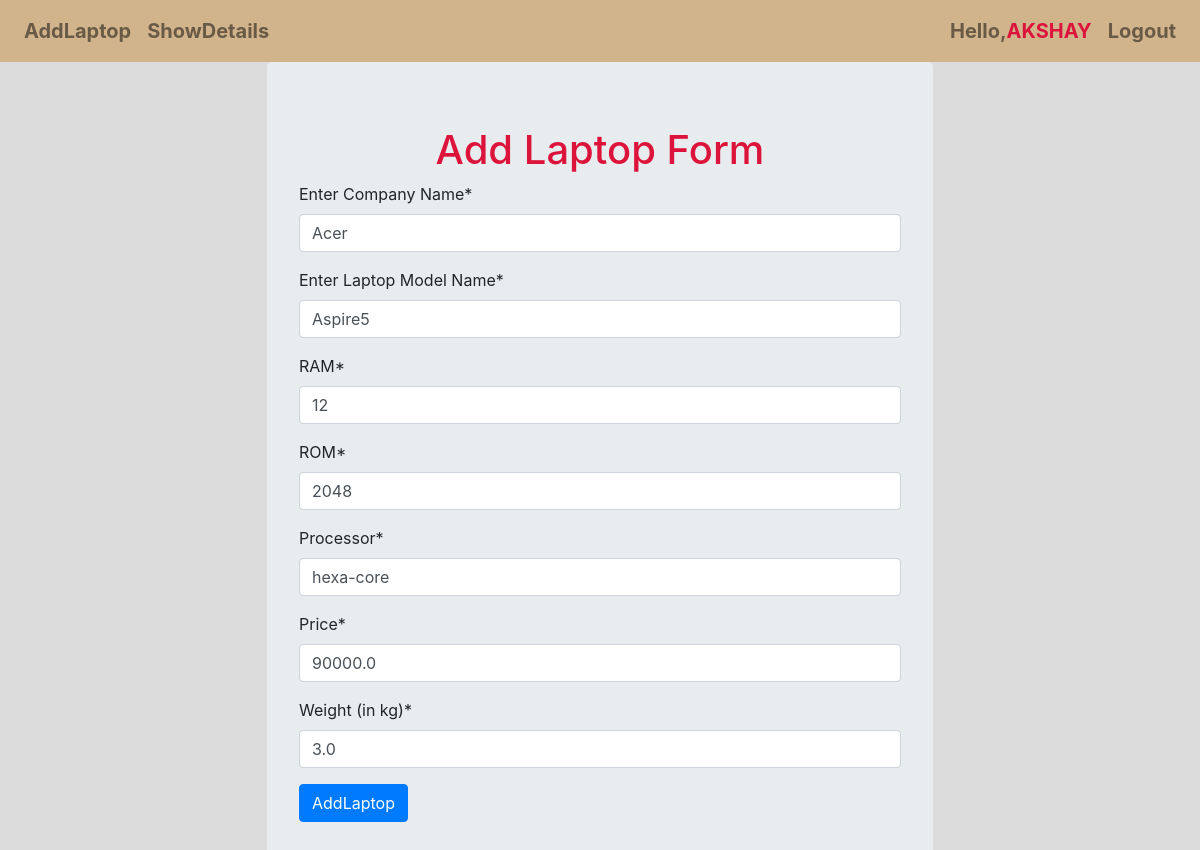
The app's page /laptop/update/3/ (signed in) with its own data.
### LaptopApp/models.py (models this page shows, shortened)
class Laptop(models.Model):
    company = models.CharField(max_length=32)
    model_name = models.CharField(max_length=32)
    ram = models.IntegerField()
    rom = models.IntegerField()
    processor = models.CharField(max_length=32)
    price = models.FloatField()
    weight = models.FloatField()

### LaptopApp/views.py (the view, shortened to what this page needs)
# urls.py: path('update/<int:i>/',views.LaptopUpdate.as_view(),name='update'),
class LaptopUpdate(LoginRequiredMixin, View):
    def get(self, request, i):
        laptop = Laptop.objects.get(id=i)
        form = LaptopModelForm(instance=laptop)
        template_name = "LaptopApp/laptop.html"
        context = {"form": form}
        return render(request, template_name, context)

### LaptopApp/forms.py (shortened to what this page needs)
class LaptopModelForm(forms.ModelForm):
    class Meta:
        model = Laptop
        fields = "__all__"
        labels = {
            'company':'Enter Company Name',
            'model_name':'Enter Laptop Model Name',
            'ram':'RAM',
            'rom':'ROM',
            'weight':'Weight (in kg)'
        }
        widgets = {
            'ram':forms.TextInput(attrs={'placeholder':'in GB'}),
            'rom':forms.TextInput(attrs={'placeholder':'in GB'}),
        }

### templates/LaptopApp/laptop.html (shortened to what this page needs)
{% extends "LaptopApp/base.html" %}
{% load crispy_forms_tags %}
{% block content %}
    <div class="container">
        <form method="post" class="jumbotron " style="margin:auto;width:60%">
            <h1 style="text-align:center;color:crimson">Add Laptop Form</h1>
            {{form | crispy}}
            <input type="submit" value="AddLaptop" class="btn btn-primary " >
        </form>
    </div>
{% endblock %}

### templates/LaptopApp/base.html (shortened to what this page needs)
<!DOCTYPE html>
{% load crispy_forms_tags %}
<html lang="en">
<head>
  <link rel="stylesheet" href="https://cdn.jsdelivr.net/npm/bootstrap@4.6.1/dist/css/bootstrap.min.css"
>
</head>
<body style="background-color:gainsboro">
  <nav class="navbar navbar-expand-lg navbar-light "
    style="font-size:20px;font-weight:bold;background-color:tan;color:red">
    <div class="collapse navbar-collapse" id="navbarNav">
      <ul class="navbar-nav me-auto mb-2 mb-lg-0 ">
        <li class="nav-item ">
          <a class="nav-link " href="{% url 'add_laptop' %}">AddLaptop</a>
        </li>
        <li class="nav-item ">
          <a class="nav-link " href="{% url 'show_laptop' %}">ShowDetails</a>
        </li>
      </ul>
      {% if user.is_authenticated %}
      <ul class="navbar-nav ml-auto">
        <li class="nav-item ">
          <a class="nav-link ">Hello,<span style="color:crimson">{{user.username|upper}}</span></a>
        </li>
        <li class="nav-item ">
          <a class="nav-link " href="{% url 'logout' %}">Logout</a>
        </li>
      </ul>
      {% endif %}
    </div>
  </nav>
  {% block content %}
  {% endblock %}
</body>
</html>

### records on screen
Laptop: company "Acer", model_name "Aspire5", ram "12", rom "2048", processor "hexa-core", price "90000.0", weight "3.0"

### other values on screen
{{ user.username|upper }} "AKSHAY"
